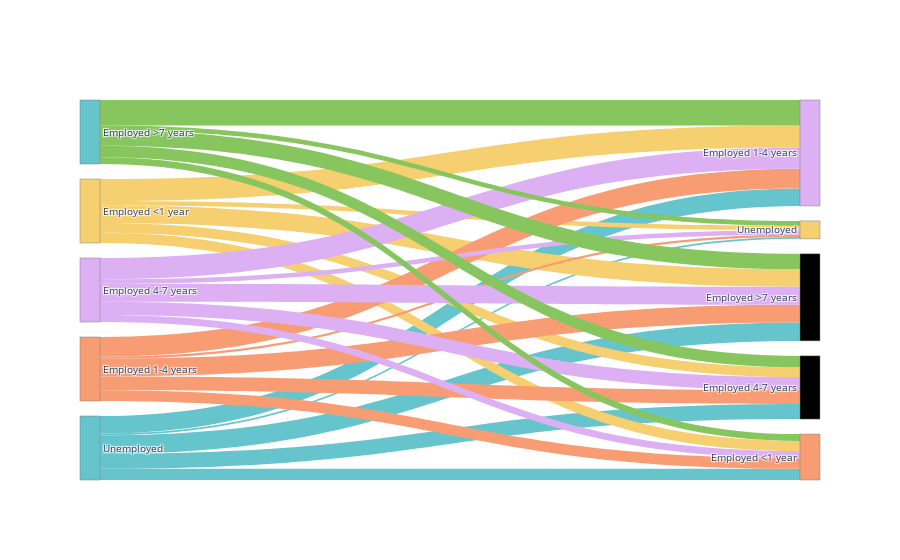

The code cell stored with this chart in its notebook:
### Code cell
# employment detailed
g.add_group(lambda x: x[f["unemployed"]], "Unemployed")
g.add_group(lambda x: x[f['... < 1 year']], "Employed <1 year")
g.add_group(lambda x: x[f['1 <= ... < 4 years']], "Employed 1-4 years")
g.add_group(lambda x: x[f['4 <= ... < 7 years']], "Employed 4-7 years")
g.add_group(lambda x: x[f['.. >= 7 years']], "Employed >7 years")
parallel_plot(g.group_adj,[gr[0] for gr in g.groups])

### Figure 1 — Plotly figure (JSON) as saved in the notebook; plotly's stock layout.template omitted (floating-point values rounded to 4 significant figures)
{"data": [{"link": {"color": ["rgb(102, 197, 204)", "rgb(102, 197, 204)", "rgb(102, 197, 204)", "rgb(102, 197, 204)", "rgb(102, 197, 204)", "rgb(246, 207, 113)", "rgb(246, 207, 113)", "rgb(246, 207, 113)", "rgb(246, 207, 113)", "rgb(246, 207, 113)", "rgb(248, 156, 116)", "rgb(248, 156, 116)", "rgb(248, 156, 116)", "rgb(248, 156, 116)", "rgb(248, 156, 116)", "rgb(220, 176, 242)", "rgb(220, 176, 242)", "rgb(220, 176, 242)", "rgb(220, 176, 242)", "rgb(220, 176, 242)", "rgb(135, 197, 95)", "rgb(135, 197, 95)", "rgb(135, 197, 95)", "rgb(135, 197, 95)", "rgb(135, 197, 95)"], "source": [0, 0, 0, 0, 0, 1, 1, 1, 1, 1, 2, 2, 2, 2, 2, 3, 3, 3, 3, 3, 4, 4, 4, 4, 4], "target": [5, 6, 7, 8, 9, 5, 6, 7, 8, 9, 5, 6, 7, 8, 9, 5, 6, 7, 8, 9, 5, 6, 7, 8, 9], "value": [0.03106, 0.1739, 0.2733, 0.236, 0.2857, 0.06939, 0.1592, 0.3449, 0.1531, 0.2735, 0.03434, 0.1676, 0.3063, 0.2143, 0.2775, 0.0696, 0.1099, 0.3333, 0.2051, 0.2821, 0.07589, 0.1071, 0.3973, 0.1786, 0.2411]}, "node": {"color": ["rgb(102, 197, 204)", "rgb(246, 207, 113)", "rgb(248, 156, 116)", "rgb(220, 176, 242)", "rgb(102, 197, 204)", "rgb(246, 207, 113)", "rgb(248, 156, 116)", "rgb(220, 176, 242)"], "label": ["Unemployed", "Employed <1 year", "Employed 1-4 years", "Employed 4-7 years", "Employed >7 years", "Unemployed", "Employed <1 year", "Employed 1-4 years", "Employed 4-7 years", "Employed >7 years"], "line": {"color": "gray", "width": 0.5}, "pad": 15, "thickness": 20}, "type": "sankey"}], "layout": {"font": {"size": 10}}}
